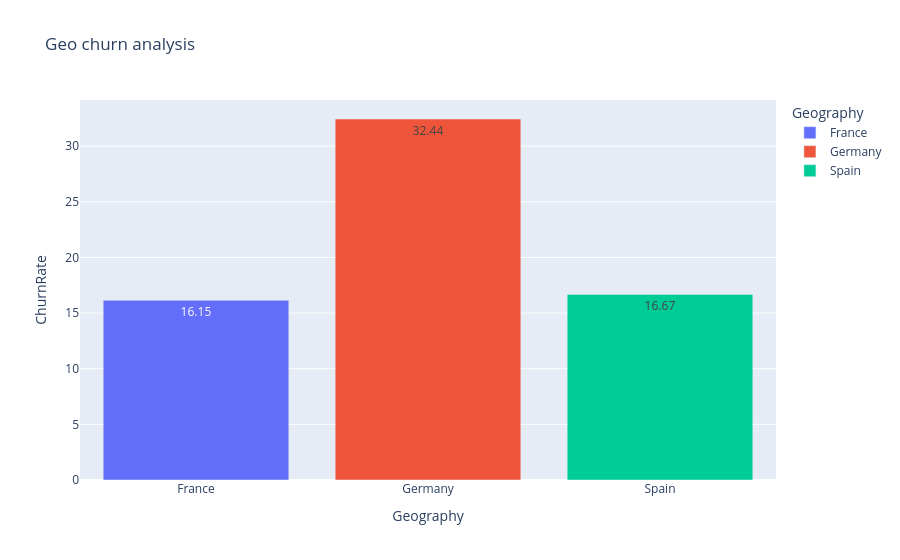

Notebook code cell kept with this figure:
### Code cell
#Churn by Geography 
geo_churn['ChurnRate']=geo_churn['ChurnRate'].round(2)
fig=px.bar(geo_churn,
          title='Geo churn analysis',
          x='Geography',
          y='ChurnRate',
          color='Geography',
          text='ChurnRate')

fig.show()

### Figure 1 — Plotly figure (JSON) as saved in the notebook; plotly's stock layout.template omitted (floating-point values rounded to 4 significant figures)
{"data": [{"hovertemplate": "Geography=%{x}<br>ChurnRate=%{text}<extra></extra>", "legendgroup": "France", "marker": {"color": "#636efa", "pattern": {"shape": ""}}, "name": "France", "orientation": "v", "showlegend": true, "text": [16.15], "textposition": "auto", "type": "bar", "x": ["France"], "xaxis": "x", "y": [16.15], "yaxis": "y"}, {"hovertemplate": "Geography=%{x}<br>ChurnRate=%{text}<extra></extra>", "legendgroup": "Germany", "marker": {"color": "#EF553B", "pattern": {"shape": ""}}, "name": "Germany", "orientation": "v", "showlegend": true, "text": [32.44], "textposition": "auto", "type": "bar", "x": ["Germany"], "xaxis": "x", "y": [32.44], "yaxis": "y"}, {"hovertemplate": "Geography=%{x}<br>ChurnRate=%{text}<extra></extra>", "legendgroup": "Spain", "marker": {"color": "#00cc96", "pattern": {"shape": ""}}, "name": "Spain", "orientation": "v", "showlegend": true, "text": [16.67], "textposition": "auto", "type": "bar", "x": ["Spain"], "xaxis": "x", "y": [16.67], "yaxis": "y"}], "layout": {"barmode": "relative", "legend": {"title": {"text": "Geography"}, "tracegroupgap": 0}, "title": {"text": "Geo churn analysis"}, "xaxis": {"anchor": "y", "categoryarray": ["France", "Germany", "Spain"], "categoryorder": "array", "domain": [0, 1], "title": {"text": "Geography"}}, "yaxis": {"anchor": "x", "domain": [0, 1], "title": {"text": "ChurnRate"}}}}
